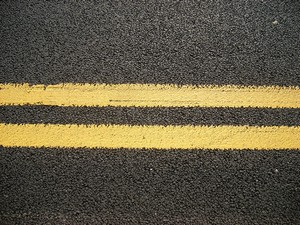
#> input picture vision_port/images/lines.jpg, 300 x 225 px
$ python main.py
#> lines starting #> are read from the running program, lines starting #| are printed output that depends on the picture; after the words box and inside, x2 and y2 are one past the last pixel; in counts of white or black regions, pixels touching at a corner belong together
#> further down, image is the input picture: shape (225, 300, 3); mean B, G, R 69.8, 92.2, 100.4
### vision_port/filters/RedMarkerFilter.py
import cv2
import numpy as np
import math

class RedMarkerFilter:
    def __init__(self, lower, upper, image, draw_indicators):
        self.lower = lower
        self.upper = upper
        self.image = image
        self.draw_indicators = draw_indicators

        self.buoy_visible = False
        self.x_position = 320.0
        self.y_position = 240.0
        self.size = 0.0

    def apply_filter(self):

        rgb = cv2.cvtColor(self.image, cv2.COLOR_BGR2RGB)
        filtered = cv2.inRange(rgb, self.lower, self.upper)
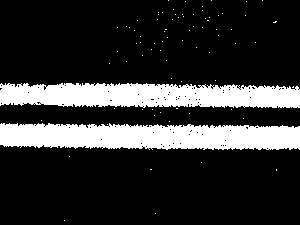
#> filtered: shape (225, 300); 19.5% white; 80 white regions (78 under 20 px), largest, box (x1, y1, x2, y2) and area: (0, 123, 300, 150) 6834, (0, 83, 300, 108) 6273

        avg_center = (-1, -1)

        moms = cv2.moments(filtered)
#> moms = moments, m00 3364980, centre m10/m00, m01/m00 = (150, 116.2)

        size = moms['m00'] / 100
#> size = 33649.8

        if size != 0:

            avg_X = int(moms['m10'] / moms['m00'])
#> avg_X = 149
            avg_Y = int(moms['m01'] / moms['m00'])
#> avg_Y = 116

            self.buoy_visible = True
            self.x_position = avg_X
#> self.x_position = 149
            self.y_position = avg_Y
#> self.y_position = 116
            self.size = size
#> self.size = 33649.8

            if self.draw_indicators:
                image_out = self.image.copy()
                cv2.circle(image_out, (avg_X, avg_Y), 5, (255,0,0), 3)
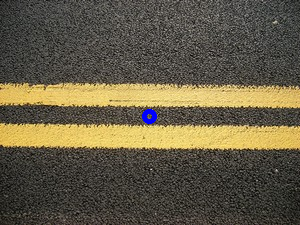
#> image_out: shape (225, 300, 3); 0.23% of pixels changed, all inside (x1, y1, x2, y2) = (142, 109, 157, 124)
                cv2.imwrite('output.jpg', image_out)

### vision_port/main.py
from filters import RedMarkerFilter
import cv2
import numpy as np

if __name__ == "__main__":
    lower = np.array([150,0,0])
    upper = np.array([255,230,230])

    image = cv2.imread("images/lines.jpg")

    filtered_image = RedMarkerFilter.RedMarkerFilter(lower, upper, image, True)
    filtered_image.apply_filter()

$ run again, with vision_port/images/buoy.jpg copied over vision_port/images/lines.jpg
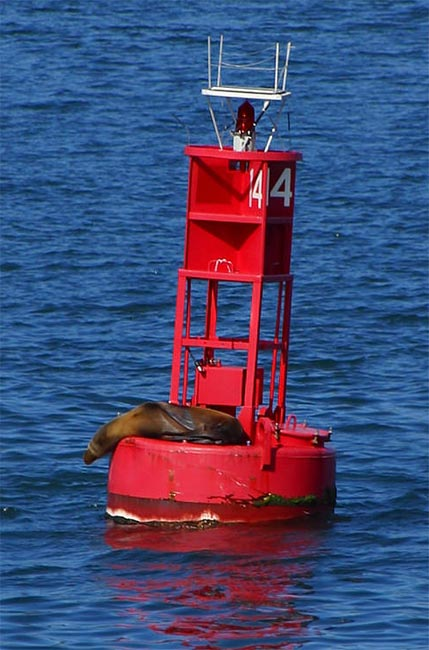
#> input picture vision_port/images/buoy.jpg, 429 x 650 px
#> image is the input picture: shape (650, 429, 3); mean B, G, R 116.6, 75, 68.2
#> in apply_filter, `filtered = cv2.inRange(rgb, self.lower, self.upper)`:
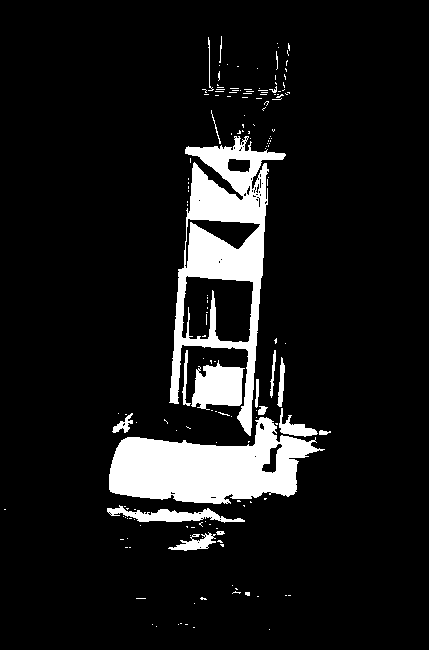
#> filtered: shape (650, 429); 10% white; 165 white regions (146 under 20 px), largest, box (x1, y1, x2, y2) and area: (169, 136, 286, 436) 11641, (109, 417, 325, 504) 10905, (191, 360, 245, 410) 1837
#> moms = moments, m00 7116030, centre m10/m00, m01/m00 = (215.8, 364.8)
#> size = 71160.3
#> avg_X = 215
#> avg_Y = 364
#> self.x_position = 215
#> self.y_position = 364
#> self.size = 71160.3
#> in apply_filter, `cv2.circle(image_out, (avg_X, avg_Y), 5, (255,0,0), 3)`:
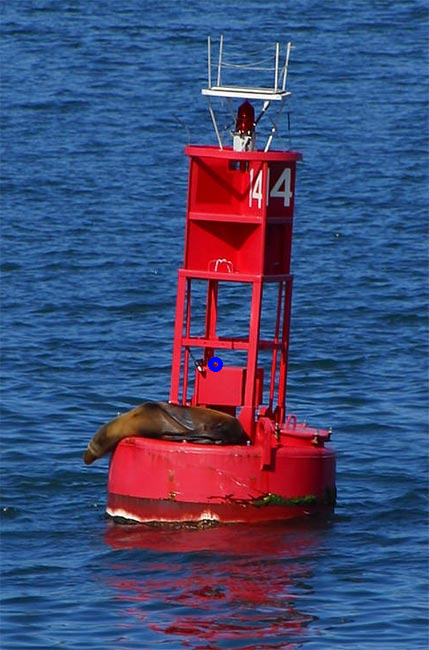
#> image_out: shape (650, 429, 3); 0.06% of pixels changed, all inside (x1, y1, x2, y2) = (208, 357, 223, 372)
